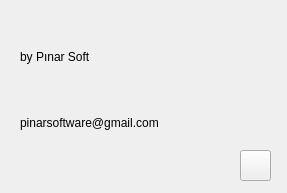
<?xml version="1.0" encoding="UTF-8"?>
<ui version="4.0">
 <class>Hakkinda</class>
 <widget class="QWidget" name="Hakkinda">
  <property name="geometry">
   <rect>
    <x>0</x>
    <y>0</y>
    <width>287</width>
    <height>193</height>
   </rect>
  </property>
  <property name="windowTitle">
   <string>Form</string>
  </property>
  <widget class="QLabel" name="label">
   <property name="geometry">
    <rect>
     <x>20</x>
     <y>30</y>
     <width>211</width>
     <height>121</height>
    </rect>
   </property>
   <property name="text">
    <string>&lt;html&gt;&lt;head/&gt;&lt;body&gt;&lt;p&gt;	by Pınar Soft&lt;/p&gt;&lt;p&gt;&lt;br/&gt;&lt;/p&gt;&lt;p&gt;        pinarsoftware@gmail.com&lt;/p&gt;&lt;/body&gt;&lt;/html&gt;</string>
   </property>
  </widget>
  <widget class="QPushButton" name="pushButton">
   <property name="geometry">
    <rect>
     <x>240</x>
     <y>150</y>
     <width>31</width>
     <height>31</height>
    </rect>
   </property>
   <property name="text">
    <string/>
   </property>
   <property name="icon">
    <iconset resource="resources.qrc">
     <normaloff>:/Info.ico</normaloff>:/Info.ico</iconset>
   </property>
  </widget>
 </widget>
 <resources>
  <include location="resources.qrc"/>
 </resources>
 <connections/>
</ui>
